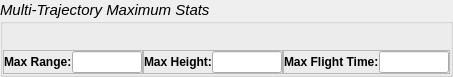
                        <widget class="QGroupBox" name="multiGroupBox">
                         <property name="sizePolicy">
                          <sizepolicy hsizetype="Preferred" vsizetype="Minimum">
                           <horstretch>0</horstretch>
                           <verstretch>0</verstretch>
                          </sizepolicy>
                         </property>
                         <property name="maximumSize">
                          <size>
                           <width>200000</width>
                           <height>55</height>
                          </size>
                         </property>
                         <property name="font">
                          <font>
                           <pointsize>11</pointsize>
                           <italic>true</italic>
                           <bold>false</bold>
                          </font>
                         </property>
                         <property name="styleSheet">
                          <string notr="true">QLabel{
font-size:12px;
font-weight:bold;
}</string>
                         </property>
                         <property name="title">
                          <string>Multi-Trajectory Maximum Stats</string>
                         </property>
                         <layout class="QHBoxLayout" name="horizontalLayout_25">
                          <property name="spacing">
                           <number>0</number>
                          </property>
                          <property name="leftMargin">
                           <number>0</number>
                          </property>
                          <property name="topMargin">
                           <number>26</number>
                          </property>
                          <property name="rightMargin">
                           <number>0</number>
                          </property>
                          <property name="bottomMargin">
                           <number>0</number>
                          </property>
                          <item>
                           <widget class="QFrame" name="frame_46">
                            <property name="maximumSize">
                             <size>
                              <width>151</width>
                              <height>50</height>
                             </size>
                            </property>
                            <property name="frameShape">
                             <enum>QFrame::StyledPanel</enum>
                            </property>
                            <property name="frameShadow">
                             <enum>QFrame::Raised</enum>
                            </property>
                            <layout class="QHBoxLayout" name="horizontalLayout_27">
                             <property name="spacing">
                              <number>0</number>
                             </property>
                             <property name="leftMargin">
                              <number>0</number>
                             </property>
                             <property name="topMargin">
                              <number>0</number>
                             </property>
                             <property name="rightMargin">
                              <number>0</number>
                             </property>
                             <property name="bottomMargin">
                              <number>0</number>
                             </property>
                             <item alignment="Qt::AlignHCenter">
                              <widget class="QLabel" name="label_27">
                               <property name="font">
                                <font>
                                 <pointsize>-1</pointsize>
                                 <bold>true</bold>
                                </font>
                               </property>
                               <property name="text">
                                <string>Max Range:</string>
                               </property>
                              </widget>
                             </item>
                             <item>
                              <widget class="QLineEdit" name="mRangeLE">
                               <property name="maximumSize">
                                <size>
                                 <width>70</width>
                                 <height>16777215</height>
                                </size>
                               </property>
                               <property name="readOnly">
                                <bool>true</bool>
                               </property>
                              </widget>
                             </item>
                            </layout>
                           </widget>
                          </item>
                          <item>
                           <widget class="QFrame" name="frame_45">
                            <property name="maximumSize">
                             <size>
                              <width>150</width>
                              <height>50</height>
                             </size>
                            </property>
                            <property name="frameShape">
                             <enum>QFrame::StyledPanel</enum>
                            </property>
                            <property name="frameShadow">
                             <enum>QFrame::Raised</enum>
                            </property>
                            <layout class="QHBoxLayout" name="horizontalLayout_26">
                             <property name="spacing">
                              <number>0</number>
                             </property>
                             <property name="leftMargin">
                              <number>0</number>
                             </property>
                             <property name="topMargin">
                              <number>0</number>
                             </property>
                             <property name="rightMargin">
                              <number>0</number>
                             </property>
                             <property name="bottomMargin">
                              <number>0</number>
                             </property>
                             <item alignment="Qt::AlignHCenter">
                              <widget class="QLabel" name="label_26">
                               <property name="font">
                                <font>
                                 <pointsize>-1</pointsize>
                                 <bold>true</bold>
                                </font>
                               </property>
                               <property name="text">
                                <string>Max Height:</string>
                               </property>
                              </widget>
                             </item>
                             <item>
                              <widget class="QLineEdit" name="mHeightLE">
                               <property name="maximumSize">
                                <size>
                                 <width>70</width>
                                 <height>16777215</height>
                                </size>
                               </property>
                               <property name="readOnly">
                                <bool>true</bool>
                               </property>
                              </widget>
                             </item>
                            </layout>
                           </widget>
                          </item>
                          <item>
                           <widget class="QFrame" name="frame_47">
                            <property name="maximumSize">
                             <size>
                              <width>173</width>
                              <height>50</height>
                             </size>
                            </property>
                            <property name="frameShape">
                             <enum>QFrame::StyledPanel</enum>
                            </property>
                            <property name="frameShadow">
                             <enum>QFrame::Raised</enum>
                            </property>
                            <layout class="QHBoxLayout" name="horizontalLayout_28">
                             <property name="spacing">
                              <number>0</number>
                             </property>
                             <property name="leftMargin">
                              <number>0</number>
                             </property>
                             <property name="topMargin">
                              <number>0</number>
                             </property>
                             <property name="rightMargin">
                              <number>0</number>
                             </property>
                             <property name="bottomMargin">
                              <number>0</number>
                             </property>
                             <item alignment="Qt::AlignHCenter">
                              <widget class="QLabel" name="label_28">
                               <property name="font">
                                <font>
                                 <pointsize>-1</pointsize>
                                 <bold>true</bold>
                                </font>
                               </property>
                               <property name="text">
                                <string>Max Flight Time:</string>
                               </property>
                              </widget>
                             </item>
                             <item>
                              <widget class="QLineEdit" name="mTimeLE">
                               <property name="maximumSize">
                                <size>
                                 <width>70</width>
                                 <height>16777215</height>
                                </size>
                               </property>
                               <property name="readOnly">
                                <bool>true</bool>
                               </property>
                              </widget>
                             </item>
                            </layout>
                           </widget>
                          </item>
                         </layout>
                        </widget>
